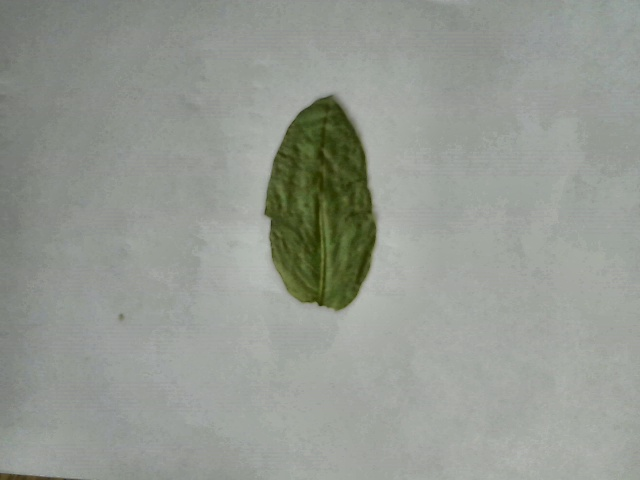
#> input picture DATA/LEAF/10_RGB.jpg, 640 x 480 px
$ python -i imProcess.py   (imports and definitions only)   (older library calls are emulated)
#> lines starting #> are read from the running program, lines starting #| are printed output that depends on the picture
### proj/coreLib/imFormat.py
import numpy as np
from skimage import color
import scipy
import cv2

def imread(pathName, module=False):
	if not module:
		return cv2.imread(str(pathName))
#-------------------------------------------
#----------------NDVI Function--------------
#-------------------------------------------
#NDVI Calculation
#Input: an RGB image frame from infrablue source (blue is blue, red is pretty much infrared)
#Output: an RGB frame with equivalent NDVI of the input frame
# [100 lines left out: functions NDVICalc, DVICalc, LABAverage, NIRCalc, not called in this run]

#-------------------------------------------
#--------------Helper Function--------------
#-------------------------------------------

def rgb2gray(rgbImage):
	return color.rgb2gray(rgbImage)

def bgr2gray(bgrImage):
	return cv2.cvtColor(bgrImage, cv2.COLOR_BGR2GRAY)

def rgb2lab(rgbImage):
	return color.rgb2lab(rgbImage)

def lab2rgb(labImage):
	return color.lab2rgb(labImage)

# [11 lines left out: functions bgr2rgb, rgb2bgr, not called in this run]

def bgr2hsv(bgrImage):
	return cv2.cvtColor(bgrImage, cv2.COLOR_BGR2HSV)

def rgb2hsv(rgbImage):
	return cv2.cvtColor(rgb2bgr(rgbImage), cv2.COLOR_BGR2HSV)

# [23 lines left out: functions smallestBoundingRectangularSegment, equalizeHistogram, equalize, not called in this run]


### proj/coreLib/imProcess.py
import math
import cv2
import imFormat

def getMeanComponents(img_array):
	x,y,z = cv2.split(img_array)
	return float(x.mean()), float(y.mean()), float(z.mean())

def getDelta(A1, A2, A3, B1, B2, B3):
	deltaE = math.sqrt(((A1-B1)**2)+((A2-B2)**2)+((A3-B3)**2))
	return deltaE

def getDeltaFromImage(image1, image2):
	A1 , A2 , A3 = getMeanComponents(image1)
	B1 , B2 , B3 = getMeanComponents(image2)
	return getDelta(A1, A2, A3, B1, B2, B3)

def getDeltaHybrid(image1, b1, b2, b3):
	A1 , A2 , A3 = getMeanComponents(image1)
	B1 , B2 , B3 = b1 , b2 , b3
	return getDelta(A1, A2, A3, B1, B2, B3)

def sampleImage(rgb_image, kernelStd=1, LAB=True):
	# Resizing image
#> called with kernelStd = 1, LAB = True
	resized_image = cv2.resize(rgb_image, (200, 200))
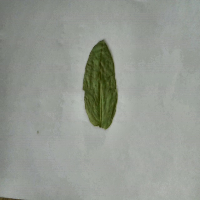
#> resized_image: shape (200, 200, 3); mean R, G, B 148.4, 152.9, 145.4
	# Averaging the pixel data
	kernelRadius = int(5 * kernelStd);
	kernelLength = (2 * kernelRadius ) + 1;
	blur=cv2.GaussianBlur(resized_image,(kernelLength,kernelLength),kernelRadius)
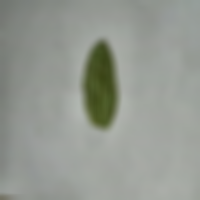
#> blur: shape (200, 200, 3); mean R, G, B 148.4, 153, 145.4
	# sample image
	sample_img = blur[15:170, 15:170]
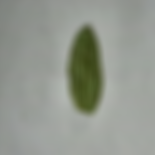
#> sample_img: shape (155, 155, 3); mean R, G, B 147.2, 151.9, 142.8
	# Converting to LAB
	output = sample_img
	if LAB:
		output = imFormat.rgb2lab(sample_img)
#> in rgb2lab, `return color.rgb2lab(rgbImage)`:
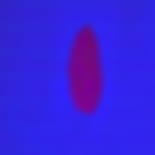
#> returned value: shape (155, 155, 3) float64; mean of channels 0, 1, 2 62.1, -3.4, 4.4; drawn with min black and max white
	return output

>>> import cv2
>>> picture = cv2.cvtColor(cv2.imread('../../DATA/LEAF/10_RGB.jpg'), cv2.COLOR_BGR2RGB)
>>> result = sampleImage(picture)

$ run again, on DATA/LEAF/11_RGB.jpg
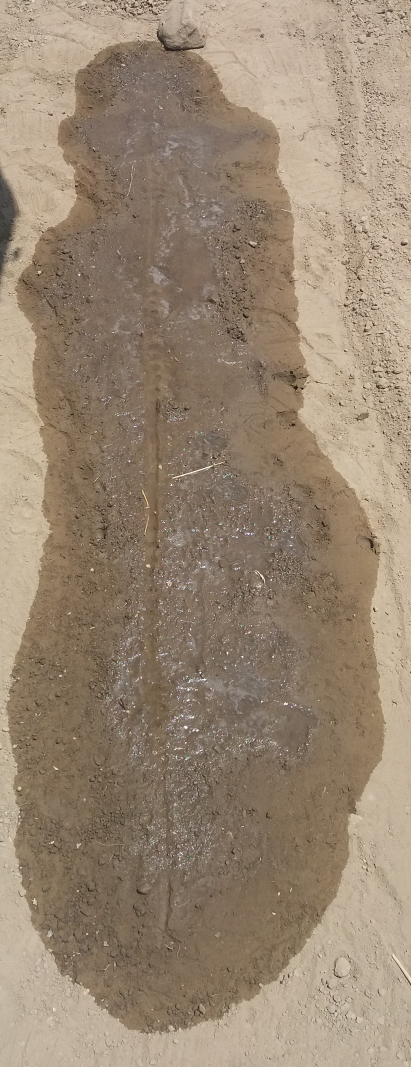
#> input picture DATA/LEAF/11_RGB.jpg, 1233 x 3201 px (shown at 1/3 size)
#> in sampleImage, `sample_img = blur[15:170, 15:170]`:
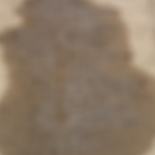
#> sample_img: shape (155, 155, 3); mean R, G, B 138.3, 119.9, 100.7
#> in rgb2lab, `return color.rgb2lab(rgbImage)`:
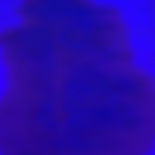
#> returned value: shape (155, 155, 3) float64; mean of channels 0, 1, 2 51.5, 4, 13.2; drawn with min black and max white

$ run again, on DATA/LEAF/1_RGB.jpg
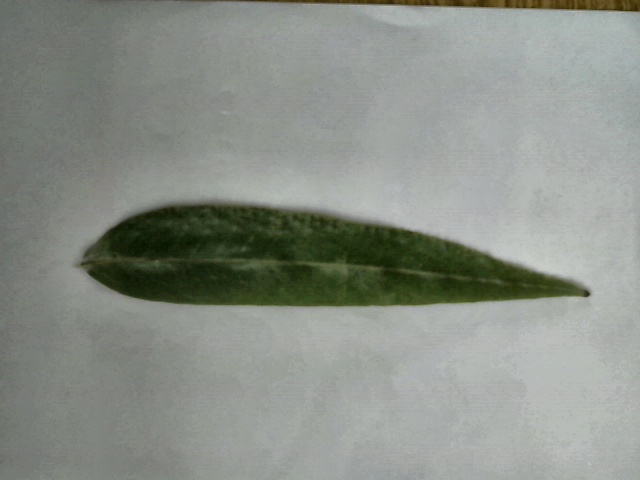
#> input picture DATA/LEAF/1_RGB.jpg, 640 x 480 px
#> in sampleImage, `sample_img = blur[15:170, 15:170]`:
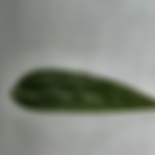
#> sample_img: shape (155, 155, 3); mean R, G, B 131.1, 136.6, 127.5
#> in rgb2lab, `return color.rgb2lab(rgbImage)`:
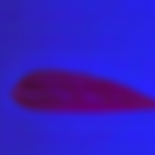
#> returned value: shape (155, 155, 3) float64; mean of channels 0, 1, 2 55.8, -4, 4.6; drawn with min black and max white

$ run again, on DATA/LEAF/2_RGB.jpg
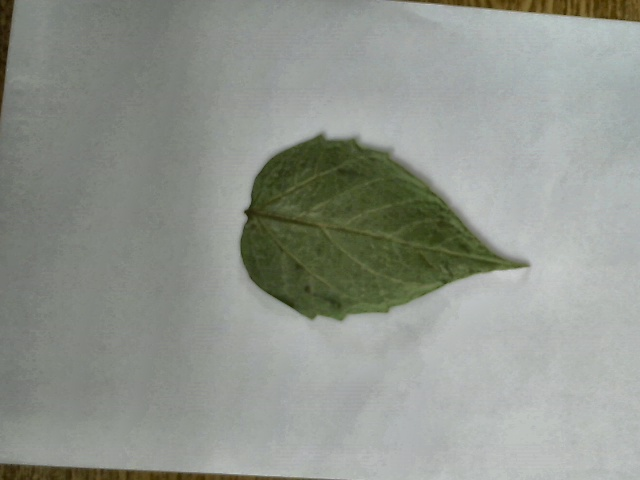
#> input picture DATA/LEAF/2_RGB.jpg, 640 x 480 px
#> in sampleImage, `sample_img = blur[15:170, 15:170]`:
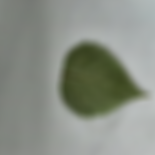
#> sample_img: shape (155, 155, 3); mean R, G, B 137.7, 142.8, 133.5
#> in rgb2lab, `return color.rgb2lab(rgbImage)`:
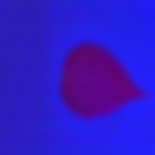
#> returned value: shape (155, 155, 3) float64; mean of channels 0, 1, 2 58.4, -3.7, 4.6; drawn with min black and max white
